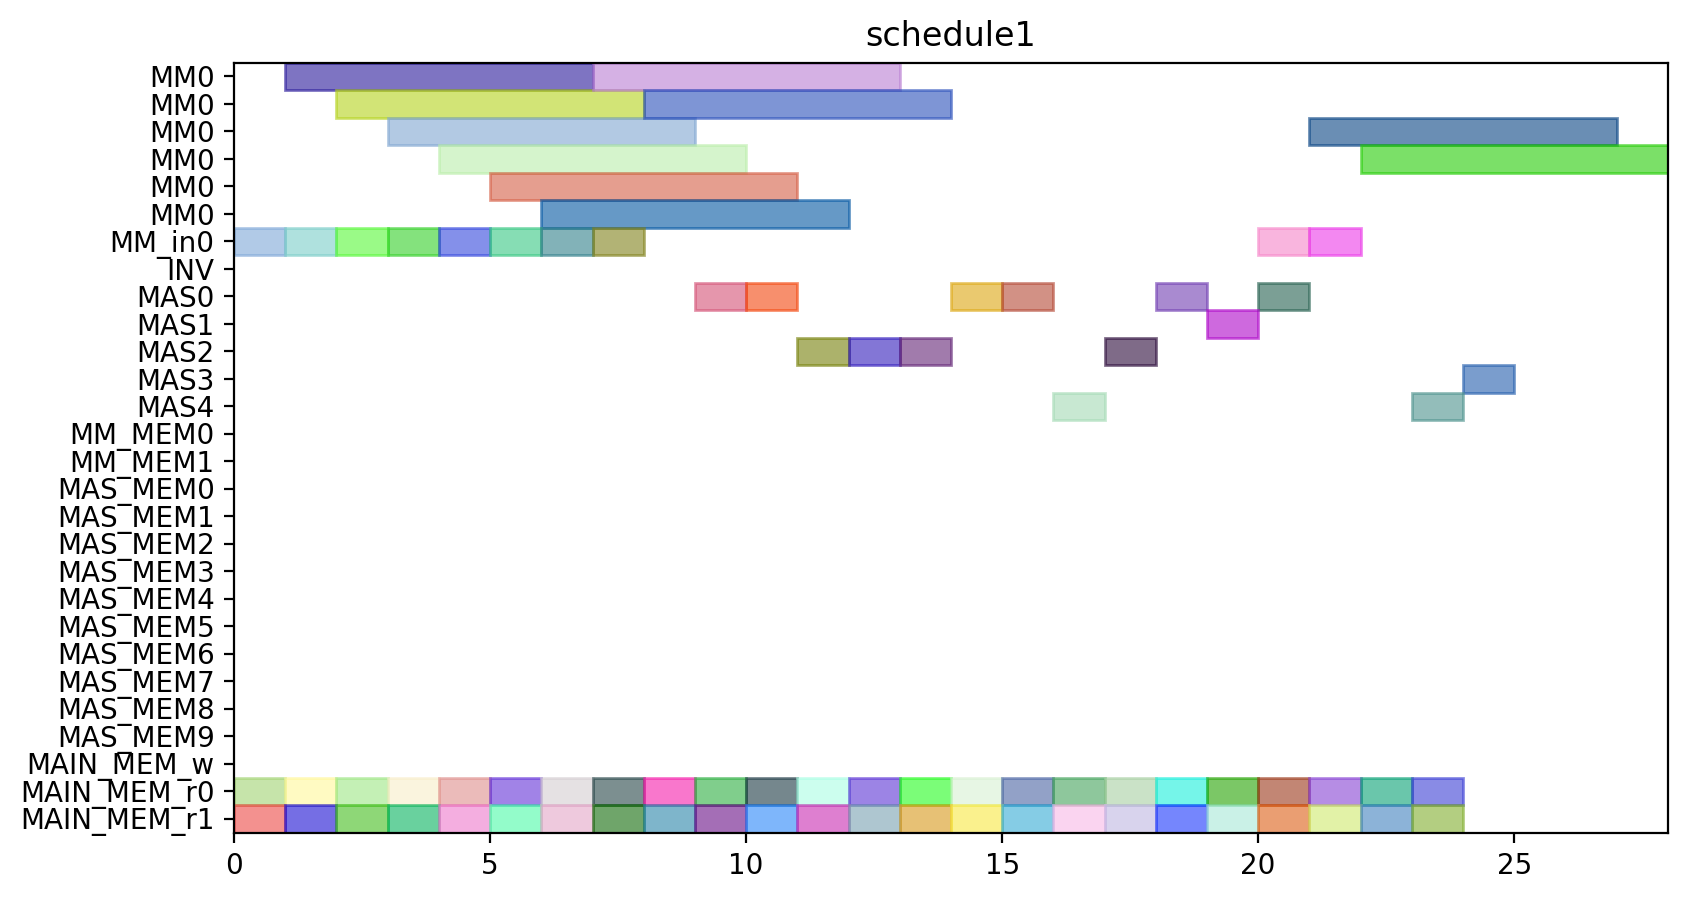

The Python source for this figure:
from pyschedule import Scenario, solvers, plotters, alt


def solve():
	horizon = 111
	S = Scenario("schedule1", horizon=horizon)

	# resource
	MM = S.Resources('MM', num=1, size=6)
	MM_in = S.Resources('MM_in', num=1)
	INV = S.Resource('INV')
	MAS = S.Resources('MAS', num=5, size=1, periods=range(1, horizon))
	MM_MEM = S.Resources('MM_MEM', num=2)
	MAS_MEM = S.Resources('MAS_MEM', num=10)
	MAIN_MEM_w = S.Resource('MAIN_MEM_w', size=1)
	MAIN_MEM_r = S.Resources('MAIN_MEM_r', num=2)

	# result of previous scheduling
	t6_t1_in = S.Task('t6_t1_in', length=1, delay_cost=1)
	S += t6_t1_in >= 0
	t6_t1_in += MM_in[0]

	t6_t1_mem0 = S.Task('t6_t1_mem0', length=1, delay_cost=1)
	S += t6_t1_mem0 >= 0
	t6_t1_mem0 += MAIN_MEM_r[0]

	t6_t1_mem1 = S.Task('t6_t1_mem1', length=1, delay_cost=1)
	S += t6_t1_mem1 >= 0
	t6_t1_mem1 += MAIN_MEM_r[1]

	t4_t3_in = S.Task('t4_t3_in', length=1, delay_cost=1)
	S += t4_t3_in >= 1
	t4_t3_in += MM_in[0]

	t4_t3_mem0 = S.Task('t4_t3_mem0', length=1, delay_cost=1)
	S += t4_t3_mem0 >= 1
	t4_t3_mem0 += MAIN_MEM_r[0]

	t4_t3_mem1 = S.Task('t4_t3_mem1', length=1, delay_cost=1)
	S += t4_t3_mem1 >= 1
	t4_t3_mem1 += MAIN_MEM_r[1]

	t6_t1 = S.Task('t6_t1', length=6, delay_cost=1)
	S += t6_t1 >= 1
	t6_t1 += MM[0]

	t4_t3 = S.Task('t4_t3', length=6, delay_cost=1)
	S += t4_t3 >= 2
	t4_t3 += MM[0]

	t5_t1_in = S.Task('t5_t1_in', length=1, delay_cost=1)
	S += t5_t1_in >= 2
	t5_t1_in += MM_in[0]

	t5_t1_mem0 = S.Task('t5_t1_mem0', length=1, delay_cost=1)
	S += t5_t1_mem0 >= 2
	t5_t1_mem0 += MAIN_MEM_r[0]

	t5_t1_mem1 = S.Task('t5_t1_mem1', length=1, delay_cost=1)
	S += t5_t1_mem1 >= 2
	t5_t1_mem1 += MAIN_MEM_r[1]

	t3_t1_in = S.Task('t3_t1_in', length=1, delay_cost=1)
	S += t3_t1_in >= 3
	t3_t1_in += MM_in[0]

	t3_t1_mem0 = S.Task('t3_t1_mem0', length=1, delay_cost=1)
	S += t3_t1_mem0 >= 3
	t3_t1_mem0 += MAIN_MEM_r[0]

	t3_t1_mem1 = S.Task('t3_t1_mem1', length=1, delay_cost=1)
	S += t3_t1_mem1 >= 3
	t3_t1_mem1 += MAIN_MEM_r[1]

	t5_t1 = S.Task('t5_t1', length=6, delay_cost=1)
	S += t5_t1 >= 3
	t5_t1 += MM[0]

	t3_t1 = S.Task('t3_t1', length=6, delay_cost=1)
	S += t3_t1 >= 4
	t3_t1 += MM[0]

	t5_t0_in = S.Task('t5_t0_in', length=1, delay_cost=1)
	S += t5_t0_in >= 4
	t5_t0_in += MM_in[0]

	t5_t0_mem0 = S.Task('t5_t0_mem0', length=1, delay_cost=1)
	S += t5_t0_mem0 >= 4
	t5_t0_mem0 += MAIN_MEM_r[0]

	t5_t0_mem1 = S.Task('t5_t0_mem1', length=1, delay_cost=1)
	S += t5_t0_mem1 >= 4
	t5_t0_mem1 += MAIN_MEM_r[1]

	t5_t0 = S.Task('t5_t0', length=6, delay_cost=1)
	S += t5_t0 >= 5
	t5_t0 += MM[0]

	t6_t0_in = S.Task('t6_t0_in', length=1, delay_cost=1)
	S += t6_t0_in >= 5
	t6_t0_in += MM_in[0]

	t6_t0_mem0 = S.Task('t6_t0_mem0', length=1, delay_cost=1)
	S += t6_t0_mem0 >= 5
	t6_t0_mem0 += MAIN_MEM_r[0]

	t6_t0_mem1 = S.Task('t6_t0_mem1', length=1, delay_cost=1)
	S += t6_t0_mem1 >= 5
	t6_t0_mem1 += MAIN_MEM_r[1]

	t3_t0_in = S.Task('t3_t0_in', length=1, delay_cost=1)
	S += t3_t0_in >= 6
	t3_t0_in += MM_in[0]

	t3_t0_mem0 = S.Task('t3_t0_mem0', length=1, delay_cost=1)
	S += t3_t0_mem0 >= 6
	t3_t0_mem0 += MAIN_MEM_r[0]

	t3_t0_mem1 = S.Task('t3_t0_mem1', length=1, delay_cost=1)
	S += t3_t0_mem1 >= 6
	t3_t0_mem1 += MAIN_MEM_r[1]

	t6_t0 = S.Task('t6_t0', length=6, delay_cost=1)
	S += t6_t0 >= 6
	t6_t0 += MM[0]

	t0_t3_in = S.Task('t0_t3_in', length=1, delay_cost=1)
	S += t0_t3_in >= 7
	t0_t3_in += MM_in[0]

	t0_t3_mem0 = S.Task('t0_t3_mem0', length=1, delay_cost=1)
	S += t0_t3_mem0 >= 7
	t0_t3_mem0 += MAIN_MEM_r[0]

	t0_t3_mem1 = S.Task('t0_t3_mem1', length=1, delay_cost=1)
	S += t0_t3_mem1 >= 7
	t0_t3_mem1 += MAIN_MEM_r[1]

	t3_t0 = S.Task('t3_t0', length=6, delay_cost=1)
	S += t3_t0 >= 7
	t3_t0 += MM[0]

	t0_t3 = S.Task('t0_t3', length=6, delay_cost=1)
	S += t0_t3 >= 8
	t0_t3 += MM[0]

	t5_t2_mem0 = S.Task('t5_t2_mem0', length=1, delay_cost=1)
	S += t5_t2_mem0 >= 8
	t5_t2_mem0 += MAIN_MEM_r[0]

	t5_t2_mem1 = S.Task('t5_t2_mem1', length=1, delay_cost=1)
	S += t5_t2_mem1 >= 8
	t5_t2_mem1 += MAIN_MEM_r[1]

	t10_mem0 = S.Task('t10_mem0', length=1, delay_cost=1)
	S += t10_mem0 >= 9
	t10_mem0 += MAIN_MEM_r[0]

	t10_mem1 = S.Task('t10_mem1', length=1, delay_cost=1)
	S += t10_mem1 >= 9
	t10_mem1 += MAIN_MEM_r[1]

	t5_t2 = S.Task('t5_t2', length=1, delay_cost=1)
	S += t5_t2 >= 9
	t5_t2 += MAS[0]

	t10 = S.Task('t10', length=1, delay_cost=1)
	S += t10 >= 10
	t10 += MAS[0]

	t6_t2_mem0 = S.Task('t6_t2_mem0', length=1, delay_cost=1)
	S += t6_t2_mem0 >= 10
	t6_t2_mem0 += MAIN_MEM_r[0]

	t6_t2_mem1 = S.Task('t6_t2_mem1', length=1, delay_cost=1)
	S += t6_t2_mem1 >= 10
	t6_t2_mem1 += MAIN_MEM_r[1]

	t3_t3_mem0 = S.Task('t3_t3_mem0', length=1, delay_cost=1)
	S += t3_t3_mem0 >= 11
	t3_t3_mem0 += MAIN_MEM_r[0]

	t3_t3_mem1 = S.Task('t3_t3_mem1', length=1, delay_cost=1)
	S += t3_t3_mem1 >= 11
	t3_t3_mem1 += MAIN_MEM_r[1]

	t6_t2 = S.Task('t6_t2', length=1, delay_cost=1)
	S += t6_t2 >= 11
	t6_t2 += MAS[2]

	t11_mem0 = S.Task('t11_mem0', length=1, delay_cost=1)
	S += t11_mem0 >= 12
	t11_mem0 += MAIN_MEM_r[0]

	t11_mem1 = S.Task('t11_mem1', length=1, delay_cost=1)
	S += t11_mem1 >= 12
	t11_mem1 += MAIN_MEM_r[1]

	t3_t3 = S.Task('t3_t3', length=1, delay_cost=1)
	S += t3_t3 >= 12
	t3_t3 += MAS[2]

	t11 = S.Task('t11', length=1, delay_cost=1)
	S += t11 >= 13
	t11 += MAS[2]

	t4_t0_mem0 = S.Task('t4_t0_mem0', length=1, delay_cost=1)
	S += t4_t0_mem0 >= 13
	t4_t0_mem0 += MAIN_MEM_r[0]

	t4_t0_mem1 = S.Task('t4_t0_mem1', length=1, delay_cost=1)
	S += t4_t0_mem1 >= 13
	t4_t0_mem1 += MAIN_MEM_r[1]

	t4_t0 = S.Task('t4_t0', length=1, delay_cost=1)
	S += t4_t0 >= 14
	t4_t0 += MAS[0]

	t4_t1_mem0 = S.Task('t4_t1_mem0', length=1, delay_cost=1)
	S += t4_t1_mem0 >= 14
	t4_t1_mem0 += MAIN_MEM_r[0]

	t4_t1_mem1 = S.Task('t4_t1_mem1', length=1, delay_cost=1)
	S += t4_t1_mem1 >= 14
	t4_t1_mem1 += MAIN_MEM_r[1]

	t3_t2_mem0 = S.Task('t3_t2_mem0', length=1, delay_cost=1)
	S += t3_t2_mem0 >= 15
	t3_t2_mem0 += MAIN_MEM_r[0]

	t3_t2_mem1 = S.Task('t3_t2_mem1', length=1, delay_cost=1)
	S += t3_t2_mem1 >= 15
	t3_t2_mem1 += MAIN_MEM_r[1]

	t4_t1 = S.Task('t4_t1', length=1, delay_cost=1)
	S += t4_t1 >= 15
	t4_t1 += MAS[0]

	t3_t2 = S.Task('t3_t2', length=1, delay_cost=1)
	S += t3_t2 >= 16
	t3_t2 += MAS[4]

	t5_t3_mem0 = S.Task('t5_t3_mem0', length=1, delay_cost=1)
	S += t5_t3_mem0 >= 16
	t5_t3_mem0 += MAIN_MEM_r[0]

	t5_t3_mem1 = S.Task('t5_t3_mem1', length=1, delay_cost=1)
	S += t5_t3_mem1 >= 16
	t5_t3_mem1 += MAIN_MEM_r[1]

	t0_t0_mem0 = S.Task('t0_t0_mem0', length=1, delay_cost=1)
	S += t0_t0_mem0 >= 17
	t0_t0_mem0 += MAIN_MEM_r[0]

	t0_t0_mem1 = S.Task('t0_t0_mem1', length=1, delay_cost=1)
	S += t0_t0_mem1 >= 17
	t0_t0_mem1 += MAIN_MEM_r[1]

	t5_t3 = S.Task('t5_t3', length=1, delay_cost=1)
	S += t5_t3 >= 17
	t5_t3 += MAS[2]

	t0_t0 = S.Task('t0_t0', length=1, delay_cost=1)
	S += t0_t0 >= 18
	t0_t0 += MAS[0]

	t0_t1_mem0 = S.Task('t0_t1_mem0', length=1, delay_cost=1)
	S += t0_t1_mem0 >= 18
	t0_t1_mem0 += MAIN_MEM_r[0]

	t0_t1_mem1 = S.Task('t0_t1_mem1', length=1, delay_cost=1)
	S += t0_t1_mem1 >= 18
	t0_t1_mem1 += MAIN_MEM_r[1]

	t0_t1 = S.Task('t0_t1', length=1, delay_cost=1)
	S += t0_t1 >= 19
	t0_t1 += MAS[1]

	t6_t3_mem0 = S.Task('t6_t3_mem0', length=1, delay_cost=1)
	S += t6_t3_mem0 >= 19
	t6_t3_mem0 += MAIN_MEM_r[0]

	t6_t3_mem1 = S.Task('t6_t3_mem1', length=1, delay_cost=1)
	S += t6_t3_mem1 >= 19
	t6_t3_mem1 += MAIN_MEM_r[1]

	t6_t3 = S.Task('t6_t3', length=1, delay_cost=1)
	S += t6_t3 >= 20
	t6_t3 += MAS[0]


	# new tasks
	t7_t0_in = S.Task('t7_t0_in', length=1, delay_cost=1)
	t7_t0_in += alt(MM_in)
	t7_t0 = S.Task('t7_t0', length=6, delay_cost=1)
	t7_t0 += alt(MM)
	S += t7_t0>=t7_t0_in

	t7_t0_mem0 = S.Task('t7_t0_mem0', length=1, delay_cost=1)
	t7_t0_mem0 += MAIN_MEM_r[0]
	S += t7_t0_mem0 <= t7_t0

	t7_t0_mem1 = S.Task('t7_t0_mem1', length=1, delay_cost=1)
	t7_t0_mem1 += MAIN_MEM_r[1]
	S += t7_t0_mem1 <= t7_t0

	t7_t1_in = S.Task('t7_t1_in', length=1, delay_cost=1)
	t7_t1_in += alt(MM_in)
	t7_t1 = S.Task('t7_t1', length=6, delay_cost=1)
	t7_t1 += alt(MM)
	S += t7_t1>=t7_t1_in

	t7_t1_mem0 = S.Task('t7_t1_mem0', length=1, delay_cost=1)
	t7_t1_mem0 += MAIN_MEM_r[0]
	S += t7_t1_mem0 <= t7_t1

	t7_t1_mem1 = S.Task('t7_t1_mem1', length=1, delay_cost=1)
	t7_t1_mem1 += MAIN_MEM_r[1]
	S += t7_t1_mem1 <= t7_t1

	t7_t2 = S.Task('t7_t2', length=1, delay_cost=1)
	t7_t2 += alt(MAS)

	t7_t2_mem0 = S.Task('t7_t2_mem0', length=1, delay_cost=1)
	t7_t2_mem0 += MAIN_MEM_r[0]
	S += t7_t2_mem0 <= t7_t2

	t7_t2_mem1 = S.Task('t7_t2_mem1', length=1, delay_cost=1)
	t7_t2_mem1 += MAIN_MEM_r[1]
	S += t7_t2_mem1 <= t7_t2

	t7_t3 = S.Task('t7_t3', length=1, delay_cost=1)
	t7_t3 += alt(MAS)

	t7_t3_mem0 = S.Task('t7_t3_mem0', length=1, delay_cost=1)
	t7_t3_mem0 += MAIN_MEM_r[0]
	S += t7_t3_mem0 <= t7_t3

	t7_t3_mem1 = S.Task('t7_t3_mem1', length=1, delay_cost=1)
	t7_t3_mem1 += MAIN_MEM_r[1]
	S += t7_t3_mem1 <= t7_t3

	solvers.mip.solve(S,msg=1,kind='CPLEX',ratio_gap=1.01)

	solution = [['hoge']*len(S.solution()[1]) for i in range(len(S.solution()))]
	for i in range(len(S.solution())):
		for j in range(len(S.solution()[i])):
			solution[i][j]=str(S.solution()[i][j])
	print(solution)

	cycles = int(solution[-1][3])

	pic_file_name = "/home/mfukuda/ABE/python/multiRAM_multiMAS/scheduling_result/stage6MM1_stage1MAS5/SQR012345/schedule1.png"
	if(S.solution() != []):
		plotters.matplotlib.plot(S,img_filename=pic_file_name, show_task_labels=False, fig_size=(cycles*0.25+3, 5))

	return solution
